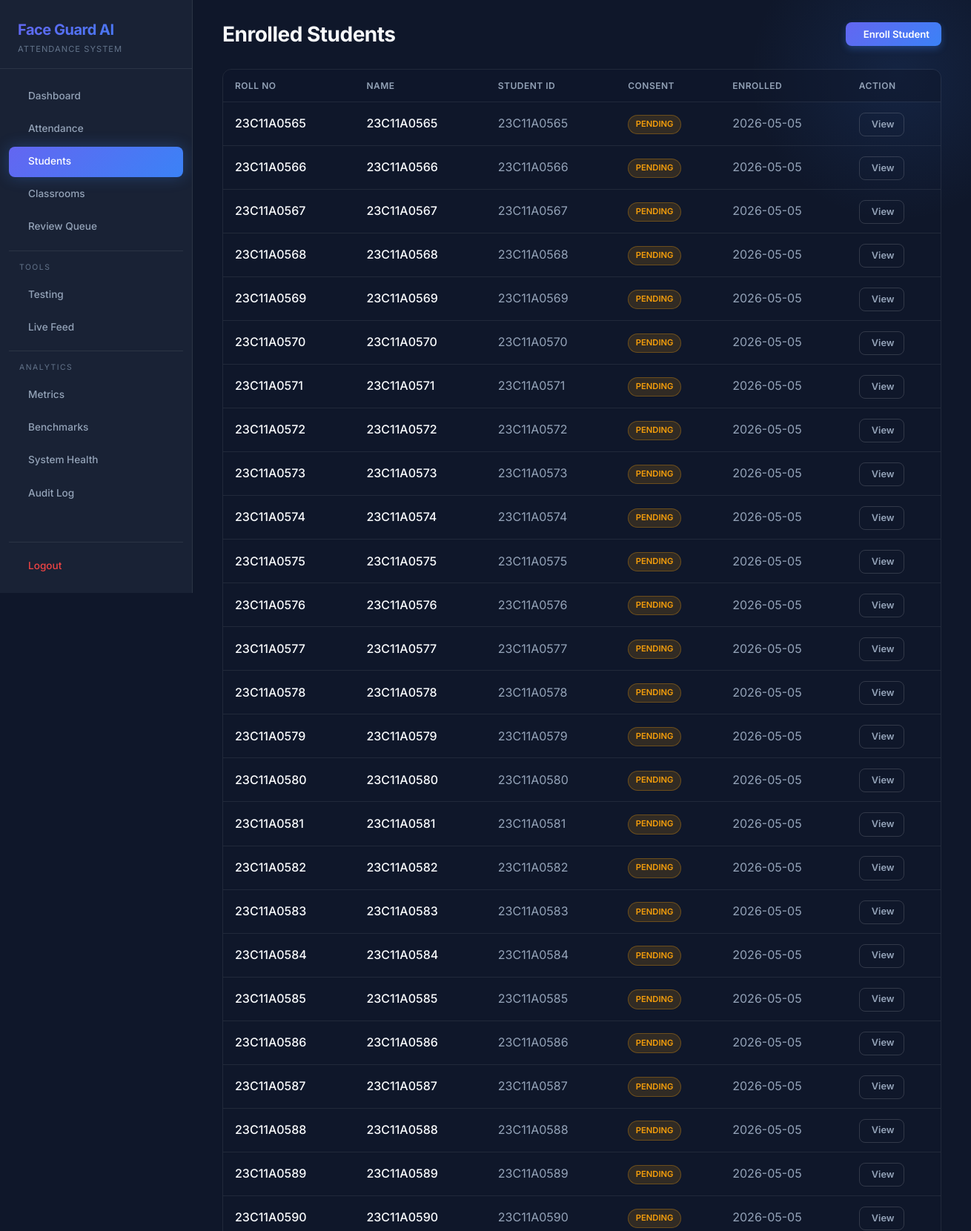
Screenshot of /students (signed in, upper part) with the database file from the repository.
### src/utils/db.py (models this page shows)
class Base(DeclarativeBase):
    pass

class Student(Base):
    __tablename__ = "students"
    student_id    = Column(String, primary_key=True)
    name          = Column(String, nullable=False)
    roll_no       = Column(String, unique=True, nullable=False)
    enrolled_at   = Column(DateTime, default=datetime.utcnow)
    consent_given = Column(Boolean, default=False)
    consent_date  = Column(DateTime, nullable=True)
    photo_path    = Column(String, nullable=True)

### web/app.py (the view)
    @app.route("/students")
    @login_required
    def students():
        with get_session() as s:
            all_students = s.query(Student).order_by(Student.name).all()
        return render_template("students.html", students=all_students)

### src/utils/db.py (called while the page is built)
def get_session() -> Session:
    return SessionLocal()

### web/auth.py (called while the page is built)
@login_manager.user_loader
def load_user(user_id):
    with get_session() as s:
        admin = s.query(AdminUser).get(int(user_id))
        if admin:
            return AuthUser(admin)
    return None

### web/templates/students.html (shortened to what this page needs)
{% extends "base.html" %}
{% block page_title %}Enrolled Students{% endblock %}
{% block header_actions %}
<button class="btn btn-primary" onclick="document.getElementById('enrollModal').showModal()">
     Enroll Student
</button>
{% endblock %}
{% block content %}
{% if students %}
<div class="table-container">
    <table>
        <thead><tr><th>Roll No</th><th>Name</th><th>Student ID</th><th>Consent</th><th>Enrolled</th><th>Action</th></tr></thead>
        <tbody>
            {% for s in students %}
            <tr>
                <td style="font-weight: 500;">{{ s.roll_no }}</td>
                <td><a href="{{ url_for('student_profile', student_id=s.student_id) }}" style="color: var(--text-primary); text-decoration: none; font-weight: 500;">{{ s.name }}</a></td>
                <td style="color: var(--text-secondary);">{{ s.student_id }}</td>
                <td>
                    {% if s.consent_given %}
                        <span class="badge badge-success">Given</span>
                    {% else %}
                        <span class="badge badge-warning">Pending</span>
                    {% endif %}
                </td>
                <td style="color: var(--text-secondary);">{{ s.enrolled_at.strftime('%Y-%m-%d') }}</td>
                <td>
                    <a href="{{ url_for('student_profile', student_id=s.student_id) }}" class="btn btn-outline" style="padding: 0.3rem 0.75rem; font-size: 0.8rem;">
                         View
                    </a>
                </td>
            </tr>
            {% endfor %}
        </tbody>
    </table>
</div>
{% else %}
<div class="glass-card empty-state">
    <i class="ph ph-users" style="font-size: 3rem; display: block; margin-bottom: 1rem; opacity: 0.5;"></i>
    <h3>No students enrolled</h3>
    <p>Add students to start tracking attendance.</p>
</div>
{% endif %}
{% endblock %}

### web/static/styles.css (style rules this page uses)
:root { --bg-base: #0f172a; --bg-surface: rgba(30, 41, 59, 0.7); --bg-surface-hover: rgba(51, 65, 85, 0.8); --accent-primary: #3b82f6; --accent-primary-hover: #2563eb; --accent-gradient: linear-gradient(135deg, #6366f1, #3b82f6); --accent-gradient-hover: linear-gradient(135deg, #4f46e5, #2563eb); --success: #10b981; --warning: #f59e0b; --danger: #ef4444; --text-primary: #f8fafc; --text-secondary: #94a3b8; --text-muted: #64748b; --border-light: rgba(255, 255, 255, 0.08); --border-highlight: rgba(255, 255, 255, 0.15); --sidebar-width: 260px; --radius-sm: 8px; --radius-md: 12px; --radius-lg: 20px; --glass-blur: blur(12px); --shadow-sm: 0 4px 6px -1px rgba(0, 0, 0, 0.2); --shadow-md: 0 10px 15px -3px rgba(0, 0, 0, 0.4); --shadow-glow: 0 0 20px rgba(59, 130, 246, 0.3); --transition: all 0.3s cubic-bezier(0.4, 0, 0.2, 1); }
* { margin: 0; padding: 0; box-sizing: border-box; }
body { font-family: 'Inter', sans-serif; background-color: var(--bg-base); color: var(--text-primary); line-height: 1.6; display: flex; min-height: 100vh; overflow-x: hidden; }
.table-container { overflow-x: auto; border-radius: var(--radius-md); border: 1px solid var(--border-light); }
table { width: 100%; border-collapse: collapse; text-align: left; }
th, td { padding: 0.75rem 1rem; border-bottom: 1px solid var(--border-light); }
th { background: rgba(15, 23, 42, 0.5); color: var(--text-secondary); font-weight: 600; font-size: 0.75rem; text-transform: uppercase; letter-spacing: 0.5px; }
tr { transition: var(--transition); }
.badge { padding: 0.2rem 0.6rem; border-radius: 9999px; font-size: 0.7rem; font-weight: 600; text-transform: uppercase; display: inline-block; }
.badge-warning { background: rgba(245, 158, 11, 0.15); color: var(--warning); border: 1px solid rgba(245, 158, 11, 0.3); }
.btn { display: inline-flex; align-items: center; justify-content: center; padding: 0.5rem 1rem; border-radius: var(--radius-sm); font-weight: 600; font-size: 0.825rem; cursor: pointer; transition: var(--transition); border: none; text-decoration: none; font-family: inherit; }
.btn-primary { background: var(--accent-gradient); color: white; box-shadow: 0 4px 10px rgba(59,130,246,0.3); }
.btn-outline { background: transparent; border: 1px solid var(--border-highlight); color: var(--text-secondary); }

### rows the page displays
Student: roll_no "23C11A0565", name "23C11A0565", student_id "23C11A0565", consent_given "PENDING", enrolled_at "2026-05-05"
Student: roll_no "23C11A0566", name "23C11A0566", student_id "23C11A0566", consent_given "PENDING", enrolled_at "2026-05-05"
Student: roll_no "23C11A0567", name "23C11A0567", student_id "23C11A0567", consent_given "PENDING", enrolled_at "2026-05-05"
Student: roll_no "23C11A0568", name "23C11A0568", student_id "23C11A0568", consent_given "PENDING", enrolled_at "2026-05-05"
Student: roll_no "23C11A0569", name "23C11A0569", student_id "23C11A0569", consent_given "PENDING", enrolled_at "2026-05-05"
Student: roll_no "23C11A0570", name "23C11A0570", student_id "23C11A0570", consent_given "PENDING", enrolled_at "2026-05-05"
Student: roll_no "23C11A0571", name "23C11A0571", student_id "23C11A0571", consent_given "PENDING", enrolled_at "2026-05-05"
Student: roll_no "23C11A0572", name "23C11A0572", student_id "23C11A0572", consent_given "PENDING", enrolled_at "2026-05-05"
Student: roll_no "23C11A0573", name "23C11A0573", student_id "23C11A0573", consent_given "PENDING", enrolled_at "2026-05-05"
Student: roll_no "23C11A0574", name "23C11A0574", student_id "23C11A0574", consent_given "PENDING", enrolled_at "2026-05-05"
Student: roll_no "23C11A0575", name "23C11A0575", student_id "23C11A0575", consent_given "PENDING", enrolled_at "2026-05-05"
Student: roll_no "23C11A0576", name "23C11A0576", student_id "23C11A0576", consent_given "PENDING", enrolled_at "2026-05-05"
Student: roll_no "23C11A0577", name "23C11A0577", student_id "23C11A0577", consent_given "PENDING", enrolled_at "2026-05-05"
Student: roll_no "23C11A0578", name "23C11A0578", student_id "23C11A0578", consent_given "PENDING", enrolled_at "2026-05-05"
Student: roll_no "23C11A0579", name "23C11A0579", student_id "23C11A0579", consent_given "PENDING", enrolled_at "2026-05-05"
Student: roll_no "23C11A0580", name "23C11A0580", student_id "23C11A0580", consent_given "PENDING", enrolled_at "2026-05-05"
Student: roll_no "23C11A0581", name "23C11A0581", student_id "23C11A0581", consent_given "PENDING", enrolled_at "2026-05-05"
Student: roll_no "23C11A0582", name "23C11A0582", student_id "23C11A0582", consent_given "PENDING", enrolled_at "2026-05-05"
Student: roll_no "23C11A0583", name "23C11A0583", student_id "23C11A0583", consent_given "PENDING", enrolled_at "2026-05-05"
Student: roll_no "23C11A0584", name "23C11A0584", student_id "23C11A0584", consent_given "PENDING", enrolled_at "2026-05-05"
Student: roll_no "23C11A0585", name "23C11A0585", student_id "23C11A0585", consent_given "PENDING", enrolled_at "2026-05-05"
Student: roll_no "23C11A0586", name "23C11A0586", student_id "23C11A0586", consent_given "PENDING", enrolled_at "2026-05-05"
Student: roll_no "23C11A0587", name "23C11A0587", student_id "23C11A0587", consent_given "PENDING", enrolled_at "2026-05-05"
Student: roll_no "23C11A0588", name "23C11A0588", student_id "23C11A0588", consent_given "PENDING", enrolled_at "2026-05-05"
Student: roll_no "23C11A0589", name "23C11A0589", student_id "23C11A0589", consent_given "PENDING", enrolled_at "2026-05-05"
Student: roll_no "23C11A0590", name "23C11A0590", student_id "23C11A0590", consent_given "PENDING", enrolled_at "2026-05-05"
